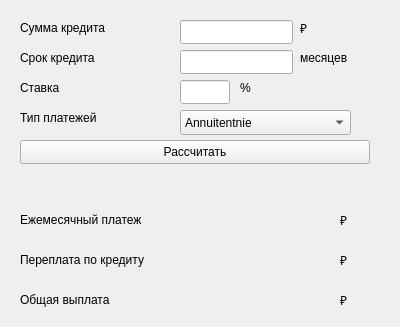
<?xml version="1.0" encoding="UTF-8"?>
<ui version="4.0">
 <class>Form</class>
 <widget class="QWidget" name="Form">
  <property name="geometry">
   <rect>
    <x>0</x>
    <y>0</y>
    <width>400</width>
    <height>327</height>
   </rect>
  </property>
  <property name="windowTitle">
   <string>Кредит</string>
  </property>
  <widget class="QPushButton" name="pushButton">
   <property name="geometry">
    <rect>
     <x>20</x>
     <y>140</y>
     <width>350</width>
     <height>24</height>
    </rect>
   </property>
   <property name="text">
    <string>Рассчитать</string>
   </property>
  </widget>
  <widget class="QLabel" name="label">
   <property name="geometry">
    <rect>
     <x>20</x>
     <y>20</y>
     <width>110</width>
     <height>16</height>
    </rect>
   </property>
   <property name="text">
    <string>Сумма кредита</string>
   </property>
  </widget>
  <widget class="QLabel" name="label_2">
   <property name="geometry">
    <rect>
     <x>20</x>
     <y>50</y>
     <width>110</width>
     <height>16</height>
    </rect>
   </property>
   <property name="text">
    <string>Срок кредита</string>
   </property>
  </widget>
  <widget class="QLabel" name="label_3">
   <property name="geometry">
    <rect>
     <x>20</x>
     <y>80</y>
     <width>90</width>
     <height>16</height>
    </rect>
   </property>
   <property name="text">
    <string>Ставка</string>
   </property>
  </widget>
  <widget class="QLabel" name="label_4">
   <property name="geometry">
    <rect>
     <x>20</x>
     <y>110</y>
     <width>110</width>
     <height>16</height>
    </rect>
   </property>
   <property name="text">
    <string>Тип платежей</string>
   </property>
  </widget>
  <widget class="QLabel" name="label_5">
   <property name="geometry">
    <rect>
     <x>20</x>
     <y>210</y>
     <width>160</width>
     <height>20</height>
    </rect>
   </property>
   <property name="text">
    <string>Ежемесячный платеж</string>
   </property>
  </widget>
  <widget class="QLabel" name="label_6">
   <property name="geometry">
    <rect>
     <x>20</x>
     <y>250</y>
     <width>160</width>
     <height>20</height>
    </rect>
   </property>
   <property name="text">
    <string>Переплата по кредиту</string>
   </property>
  </widget>
  <widget class="QLabel" name="label_7">
   <property name="geometry">
    <rect>
     <x>20</x>
     <y>290</y>
     <width>120</width>
     <height>20</height>
    </rect>
   </property>
   <property name="text">
    <string>Общая выплата</string>
   </property>
  </widget>
  <widget class="QLineEdit" name="lineEdit">
   <property name="geometry">
    <rect>
     <x>180</x>
     <y>20</y>
     <width>113</width>
     <height>24</height>
    </rect>
   </property>
  </widget>
  <widget class="QLineEdit" name="lineEdit_2">
   <property name="geometry">
    <rect>
     <x>180</x>
     <y>50</y>
     <width>113</width>
     <height>24</height>
    </rect>
   </property>
  </widget>
  <widget class="QLineEdit" name="lineEdit_3">
   <property name="geometry">
    <rect>
     <x>180</x>
     <y>80</y>
     <width>50</width>
     <height>24</height>
    </rect>
   </property>
  </widget>
  <widget class="QLabel" name="label_8">
   <property name="geometry">
    <rect>
     <x>300</x>
     <y>20</y>
     <width>20</width>
     <height>16</height>
    </rect>
   </property>
   <property name="text">
    <string>₽</string>
   </property>
  </widget>
  <widget class="QLabel" name="label_9">
   <property name="geometry">
    <rect>
     <x>300</x>
     <y>50</y>
     <width>70</width>
     <height>16</height>
    </rect>
   </property>
   <property name="text">
    <string>месяцев</string>
   </property>
  </widget>
  <widget class="QLabel" name="label_10">
   <property name="geometry">
    <rect>
     <x>240</x>
     <y>80</y>
     <width>20</width>
     <height>16</height>
    </rect>
   </property>
   <property name="text">
    <string>%</string>
   </property>
  </widget>
  <widget class="QLabel" name="label_11">
   <property name="geometry">
    <rect>
     <x>340</x>
     <y>210</y>
     <width>20</width>
     <height>20</height>
    </rect>
   </property>
   <property name="text">
    <string>₽</string>
   </property>
  </widget>
  <widget class="QLabel" name="label_12">
   <property name="geometry">
    <rect>
     <x>340</x>
     <y>250</y>
     <width>20</width>
     <height>20</height>
    </rect>
   </property>
   <property name="text">
    <string>₽</string>
   </property>
  </widget>
  <widget class="QLabel" name="label_13">
   <property name="geometry">
    <rect>
     <x>340</x>
     <y>290</y>
     <width>20</width>
     <height>20</height>
    </rect>
   </property>
   <property name="text">
    <string>₽</string>
   </property>
  </widget>
  <widget class="QLabel" name="label_14">
   <property name="geometry">
    <rect>
     <x>190</x>
     <y>210</y>
     <width>140</width>
     <height>20</height>
    </rect>
   </property>
   <property name="text">
    <string/>
   </property>
  </widget>
  <widget class="QLabel" name="label_15">
   <property name="geometry">
    <rect>
     <x>190</x>
     <y>250</y>
     <width>140</width>
     <height>20</height>
    </rect>
   </property>
   <property name="text">
    <string/>
   </property>
  </widget>
  <widget class="QLabel" name="label_16">
   <property name="geometry">
    <rect>
     <x>190</x>
     <y>290</y>
     <width>140</width>
     <height>20</height>
    </rect>
   </property>
   <property name="text">
    <string/>
   </property>
  </widget>
  <widget class="QComboBox" name="comboBox">
   <property name="geometry">
    <rect>
     <x>180</x>
     <y>110</y>
     <width>171</width>
     <height>25</height>
    </rect>
   </property>
   <item>
    <property name="text">
     <string>Annuitentnie</string>
    </property>
   </item>
   <item>
    <property name="text">
     <string>Differentials</string>
    </property>
   </item>
  </widget>
  <widget class="QLabel" name="label_17">
   <property name="geometry">
    <rect>
     <x>20</x>
     <y>170</y>
     <width>350</width>
     <height>20</height>
    </rect>
   </property>
   <property name="text">
    <string/>
   </property>
  </widget>
 </widget>
 <resources/>
 <connections/>
</ui>
